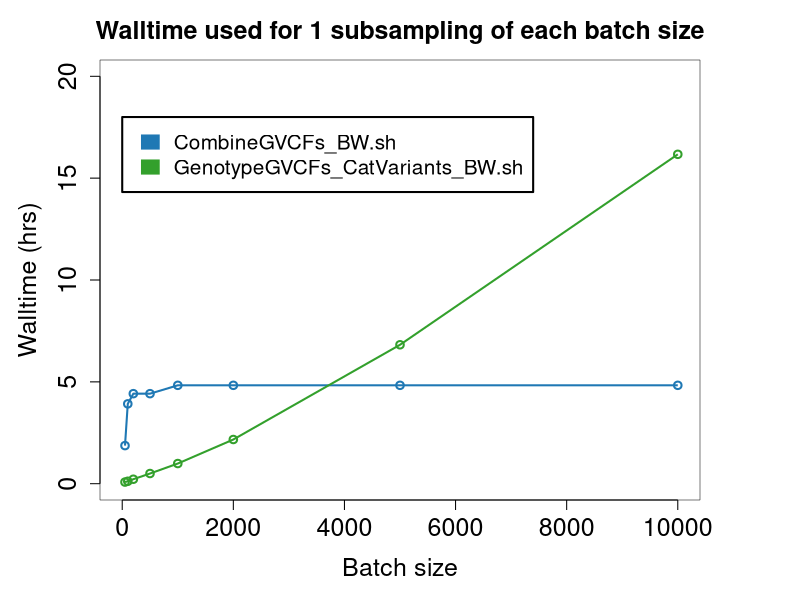

R code for this plot:
library(scales)
library(RColorBrewer)
png(filename="~/Dropbox/GitHub/JointGenotyping_BW/Plots/Scalability_WallTime.png", 
    units="in", 
    width=10, 
    height=8, res=500)
colours = brewer.pal(n=6, name="Paired")

Batch_sizes <- c(50,100,200,500,1000,2000,5000,10000)

CombineGVCFs <- c(1.87,3.92,4.42,4.42,4.83,4.83,4.83,4.83)
GenotypeGVCFs <- c(0.08,0.12,0.22,0.50,0.99,2.17,6.82,16.17)

par(mar=c(5,5,3,5), xpd=TRUE,lwd=0.5,lend=1)

plot(Batch_sizes,CombineGVCFs ,type='o', col=colours[2], ylab="Walltime (hrs)",
     xlab="Batch size", cex.lab=1.5, cex.axis=1.5,lwd=2, ylim=c(0,20), xlim=c(0,10000), 
     main="Walltime used for 1 subsampling of each batch size", cex.main=1.5)
lines(Batch_sizes,GenotypeGVCFs ,type='o', col=colours[4], lwd=2)

legend(x=000, y=18,  legend=c('CombineGVCFs_BW.sh','GenotypeGVCFs_CatVariants_BW.sh'),col=colours[c(2,4,6)], y.intersp=1.0, x.intersp=0.75, 
       horiz=FALSE, xpd=TRUE, cex=1.25,  lwd=14.5, box.lwd=2, seg.len=1.0)

dev.off()